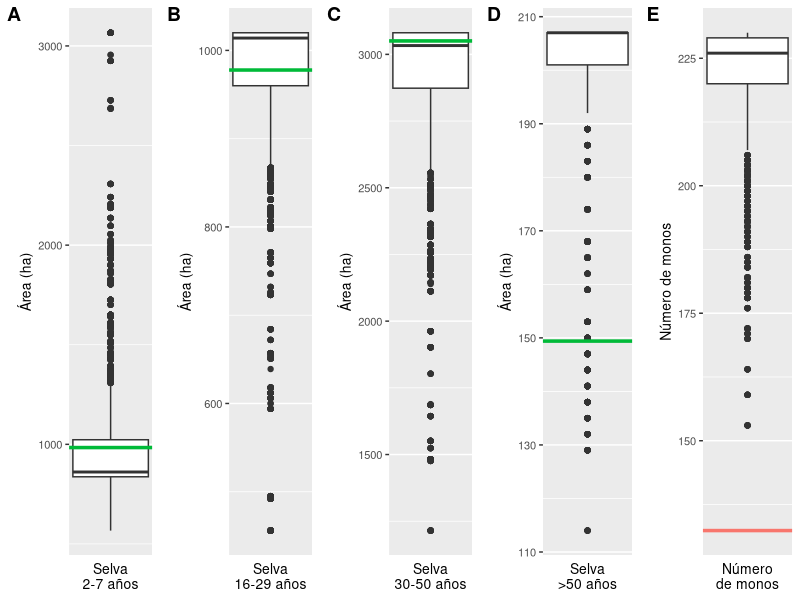

Reproduce this figure in R. (Note: this script raises an error after producing the figure.)
suppressMessages(library(ggplot2))
suppressMessages(library(ggpubr))
suppressMessages(library(plyr))
suppressMessages(library(plotrix))
suppressMessages(library(xtable))

# Datos de selva observados en 2015 (Rangel-Rivera, 2017)
observado.selva.50.2015 <- 149.4
observado.selva.30.50.2015 <- 3050.4
observado.selva.16.29.2015 <- 977.8
observado.selva.2.15.2015 <- 983.6

estimado.monos.2015.con.2015 <- 132.38

# Se leen los datos
datos <- read.csv("./datos-resultados/OMYK-modelo-experiment-validacion-table.csv", skip = 6)

######################################################
############# SE PREPARAN LOS DATOS ##################
colnames(datos)[colnames(datos)=="count.patches.with...edadSucesional...50.."] <- "sMayor50"
datos$'sMayor50' <- datos$'sMayor50' * 3

colnames(datos)[colnames(datos)=="count.patches.with...edadSucesional....30.and.edadSucesional....50.."] <- "s30a50"
datos$'s30a50' <- datos$'s30a50' * 3

colnames(datos)[colnames(datos)=="count.patches.with...edadSucesional....16.and.edadSucesional....29.."] <- "s16a29"
datos$'s16a29' <- datos$'s16a29' * 3

colnames(datos)[colnames(datos)=="count.patches.with...edadSucesional....2..and.edadSucesional....15.."] <- "s2a15"
datos$'s2a15' <- datos$'s2a15' * 3

colnames(datos)[colnames(datos)=="count.monos"] <- "monos"

######################################################
######### FUNCIÓN GRAFICADORA Y EXPORTADORA ##########
graficarCalibracionUnaCombParam <- function(datos, probOcurInc, probQuemarse, paramS1, paramS2, columnasAGraficar, datosObservados, textoColunmas){
  # Se seleccionan solo los datos con los parámetros deceados
  datos.filtrados <- datos[datos$probOcurrenciaIncendioBimSecas == probOcurInc &
                             datos$probQuemarse == probQuemarse &
                             datos$parametroSigmoidea1 == paramS1 &
                             datos$parametroSigmoidea2 == paramS2,]

  # las gráficas se guardarán en estas dos listas
  graficas.individuales <- list()
  contador <- 1
  # Se recorren las columnas a graficar
  for (elementoColumnasAGraficar in columnasAGraficar) {
    grafica <- ggplot(datos.filtrados, aes_string(x = NULL, y = elementoColumnasAGraficar )) +
      geom_boxplot() +
      xlab(textoColunmas[contador]) +
      theme(axis.text.x = element_blank(), axis.ticks.x = element_blank(), panel.grid.major.x=element_blank(), panel.grid.minor.x=element_blank()) +
      theme(text = element_text(size = 16))
    if (elementoColumnasAGraficar != "monos") {
      grafica <- grafica +
        geom_hline((aes_string(yintercept = datosObservados[contador] )), colour="#00BA38", size = 1.2) +
        #geom_point(shape = 23, size = 3, fill = "white", (aes_string(x = 0, y = datosObservados[contador] )) ) +
        ylab("Área (ha)")
    }
    if (elementoColumnasAGraficar == "monos") {
      grafica <- grafica +
        geom_hline((aes_string(yintercept = datosObservados[contador] )), colour="#F8766D", size = 1.2) +
        #geom_hline((aes_string(yintercept = datosObservados[contador + 1] )), colour="#00BFC4", size = 1.2) +
        #geom_point(shape = 23, size = 3, fill = "white", (aes_string(x = 0, y = datosObservados[contador] )) ) +
        ylab("Número de monos")
    }
    grafica <- grafica + theme(text = element_text(size=10)) + theme(plot.margin = margin(0.2,0.2,0.2,0.5,"cm"))
    graficas.individuales[[contador]]<- grafica
    contador <- contador + 1
    graficas.individuales[contador]
  }
  ggarrange(plotlist = graficas.individuales ,
            legend = "left",
            ncol = 5,
            nrow = 1,
            labels = c("A","B","C","D","E"),
            align = "h"#,
            #font.label = list(size = 10)
          )
}

###########################################
# Se grafica

columnasParaGraficar <- c("s2a15", "s16a29", "s30a50", "sMayor50", "monos")
observados.2015 <- c(observado.selva.2.15.2015,observado.selva.16.29.2015,observado.selva.30.50.2015,observado.selva.50.2015, estimado.monos.2015.con.2015)
texto.columnas <- c("Selva\n2-7 años","Selva\n16-29 años","Selva\n30-50 años","Selva\n>50 años","Número\nde monos")

g <- graficarCalibracionUnaCombParam(datos, 0.093, 0.5, 0.025, 74, columnasParaGraficar, observados.2015, texto.columnas)

graficaAExportar <- g
nombreGrafica <- "prueba-validacion"
ggsave(paste("./imgs/",nombreGrafica,".png", sep = ""), device = "png", graficaAExportar,  width = 18, height = 7, units = "cm", dpi = 300)

###########################################

## TABLA RESUMEN ##
resumen <- data.frame(
  observacion = c("s2a15","s16a29","s30a50","sMayor50","monos"),
  observados2003 = round(c(686.6,1007.8,3088.8,212.3,152),digits = 2),
  observados2015 = round(observados.2015,digits = 2),
  media = round(c(mean(datos$s2a15),mean(datos$s16a29),mean(datos$s30a50),mean(datos$sMayor50),mean(datos$monos)), digits = 2),
  se = round(c(std.error(datos$s2a15),std.error(datos$s16a29),std.error(datos$s30a50),std.error(datos$sMayor50),std.error(datos$monos)), digits = 2),
  mediana = round(c(median(datos$s2a15),median(datos$s16a29),median(datos$s30a50),median(datos$sMayor50),median(datos$monos)), digits = 2)
)

print(xtable(resumen, type = "latex"), file = "./imgs/resumen.tex")
write.table(resumen, file = "./imgs/resumen.txt", sep = ",", quote = FALSE, row.names = T)
